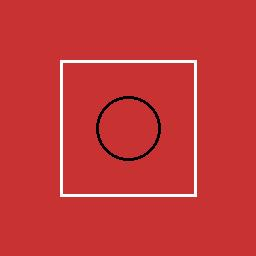
#> input picture image-processing-filters/realce_ajuste_intensidade/original.jpg, 256 x 256 px, found by its file name
$ python realce.py
#> lines starting #> are read from the running program, lines starting #| are printed output that depends on the picture
import cv2

# Caminho absoluto com barras invertidas duplas
caminho_img = "C:\\Users\\Luís\\Documents\\Faculdade\\image-processing-filters\\realce_ajuste_intensidade\\original.jpg"

# Carregar a imagem
img = cv2.imread(caminho_img)
#> img is the input picture: shape (256, 256, 3); mean B, G, R 55.6, 54.7, 199

# Verificação se a imagem foi carregada corretamente
if img is None:
    print("Erro ao carregar a imagem.")
    exit()

# Realce de contraste com CLAHE
img_yuv = cv2.cvtColor(img, cv2.COLOR_BGR2YUV)
#> img_yuv: shape (256, 256, 3); mean of channels 0, 1, 2 98, 106.9, 216.6
clahe = cv2.createCLAHE(clipLimit=2.0, tileGridSize=(8, 8))
img_yuv[:, :, 0] = clahe.apply(img_yuv[:, :, 0])
#> img_yuv: shape (256, 256, 3); mean of channels 0, 1, 2 104, 106.9, 216.6
img_clahe = cv2.cvtColor(img_yuv, cv2.COLOR_YUV2BGR)
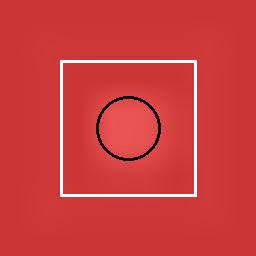
#> img_clahe: shape (256, 256, 3); mean B, G, R 60.8, 60.7, 205

# Salvar a imagem processada
cv2.imwrite("C:\\Users\\Luís\\Documents\\Faculdade\\image-processing-filters\\realce_ajuste_intensidade\\filtrada.jpg", img_clahe)

print("Imagem realçada salva com sucesso!")
